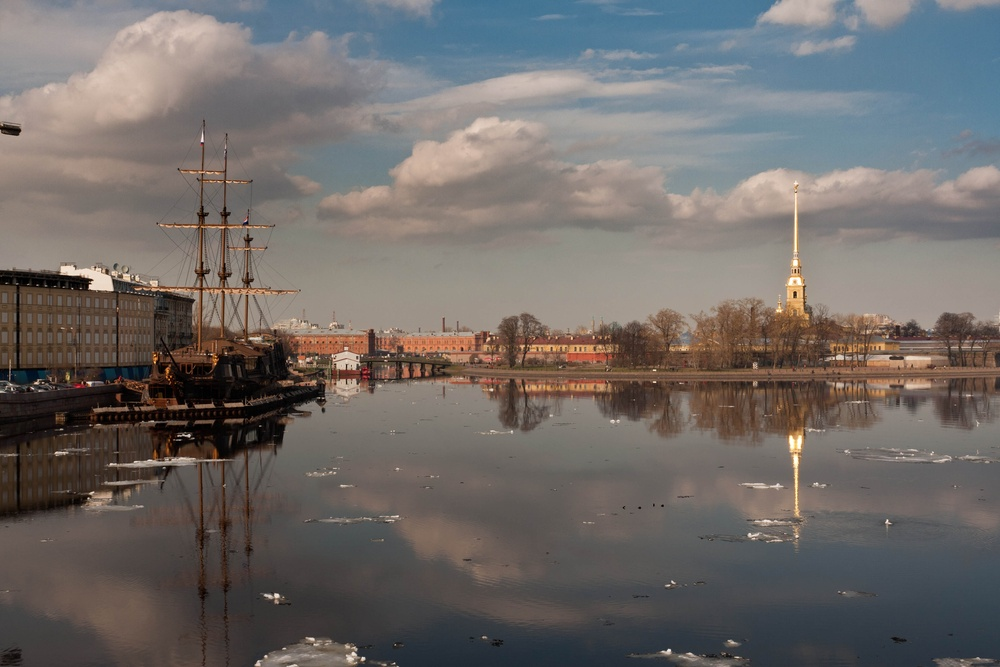
#> input picture data/boat1.jpg, 1000 x 667 px, shrunk from 3888 x 2592 before the run; its folder holds 3 pictures in this run
$ python sift_pipeline.py
#> lines starting #> are read from the running program, lines starting #| are printed output that depends on the picture
import cv2
import os
import time
import numpy as np
import pandas as pd

DATA_DIR = "data"
OUT_PANO = "results/panoramas"
OUT_METRICS = "results/metrics"

os.makedirs(OUT_PANO, exist_ok=True)
os.makedirs(OUT_METRICS, exist_ok=True)

def load_images():
    imgs = []
    for f in sorted(os.listdir(DATA_DIR)):
        if f.lower().endswith((".jpg", ".png")):
            img = cv2.imread(os.path.join(DATA_DIR, f))
#> img is the input picture: shape (667, 1000, 3); mean B, G, R 104, 106.6, 111.8
            if img is not None:
                imgs.append((f, img))
    return imgs

def build_panorama(img1, img2, kp1, kp2, matches):
    if len(matches) < 4:
        return None

    src = np.float32([kp1[m.queryIdx].pt for m in matches]).reshape(-1,1,2)
    dst = np.float32([kp2[m.trainIdx].pt for m in matches]).reshape(-1,1,2)

    H, _ = cv2.findHomography(src, dst, cv2.RANSAC, 5.0)
    if H is None:
        return None

    h1, w1 = img1.shape[:2]
    h2, w2 = img2.shape[:2]

    pano = cv2.warpPerspective(img1, H, (w1 + w2, max(h1, h2)))
    pano[0:h2, 0:w2] = img2
    return pano

def main():
    sift = cv2.SIFT_create()
    matcher = cv2.BFMatcher(cv2.NORM_L2)

    images = load_images()
#> images = 3 items
    metrics = []

    for i in range(len(images)-1):
        name1, img1 = images[i]
        name2, img2 = images[i+1]

        t0 = time.time()
        kp1, des1 = sift.detectAndCompute(img1, None)
        kp2, des2 = sift.detectAndCompute(img2, None)
        t = time.time() - t0

        if des1 is None or des2 is None:
            continue

        matches = matcher.knnMatch(des1, des2, k=2)
        good = [m for m,n in matches if m.distance < 0.75*n.distance]

        pano = build_panorama(img1, img2, kp1, kp2, good)
        if pano is not None:
            cv2.imwrite(f"{OUT_PANO}/SIFT_{name1}_{name2}.jpg", pano)

        metrics.append({
            "algorithm": "SIFT",
            "pair": f"{name1}-{name2}",
            "kp1": len(kp1),
            "kp2": len(kp2),
            "good_matches": len(good),
            "time": t
        })
#> this loop made 2 passes
#> (name1, name2, matches, good, h1 in build_panorama, w1 in build_panorama, h2 in build_panorama, w2 in build_panorama) on passes 1 to 2: ('boat1.jpg', 'boat2.jpg', 1818 matches, 554 matches, 667, 1000, 667, 1000), ('boat2.jpg', 'boat3.jpg', 1294 matches, 456 matches, 667, 1000, 667, 1000)
#> pass 1, in build_panorama, `pano = cv2.warpPerspective(img1, H, (w1 + w2, max(h1, h2)))`:
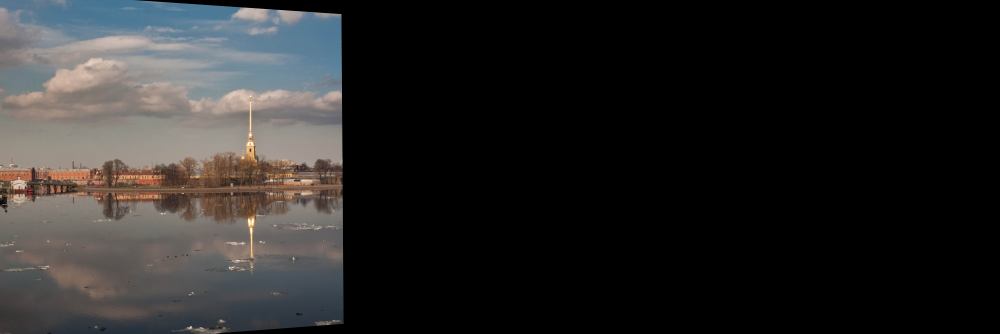
#> pano: shape (667, 2000, 3) (shown at 1/2 size); mean B, G, R 37.8, 38.3, 39.3
#> pass 1, in main, `pano = build_panorama(img1, img2, kp1, kp2, good)`:
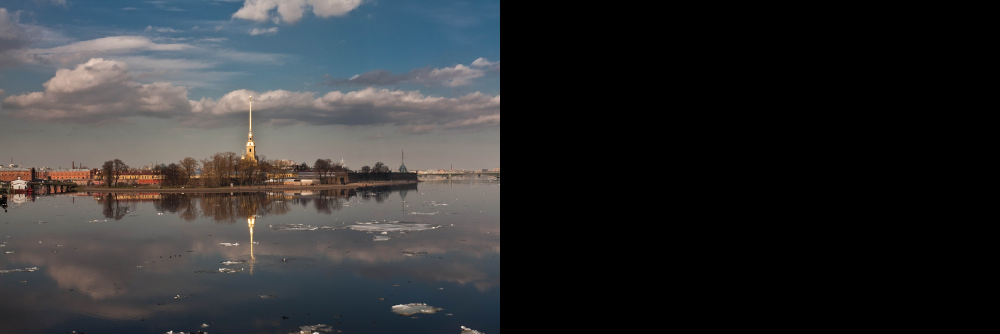
#> pano: shape (667, 2000, 3) (shown at 1/2 size); mean B, G, R 50.5, 49, 48.2
#> pass 2, in build_panorama (call 2), `pano = cv2.warpPerspective(img1, H, (w1 + w2, max(h1, h2)))`:
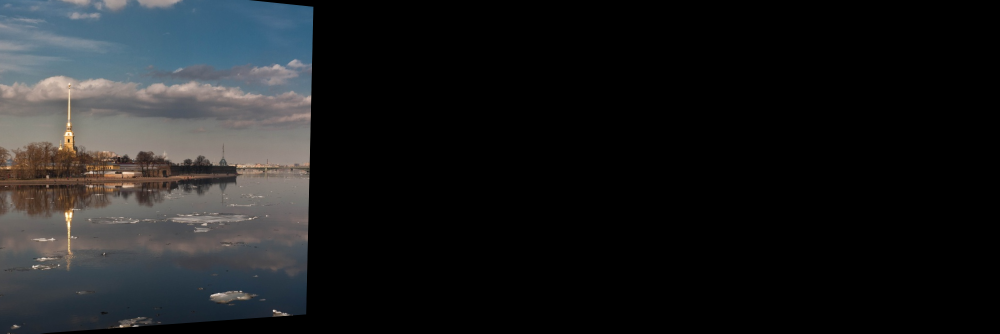
#> pano: shape (667, 2000, 3) (shown at 1/2 size); mean B, G, R 30.7, 29.6, 28.3
#> pass 2, in main, `pano = build_panorama(img1, img2, kp1, kp2, good)`:
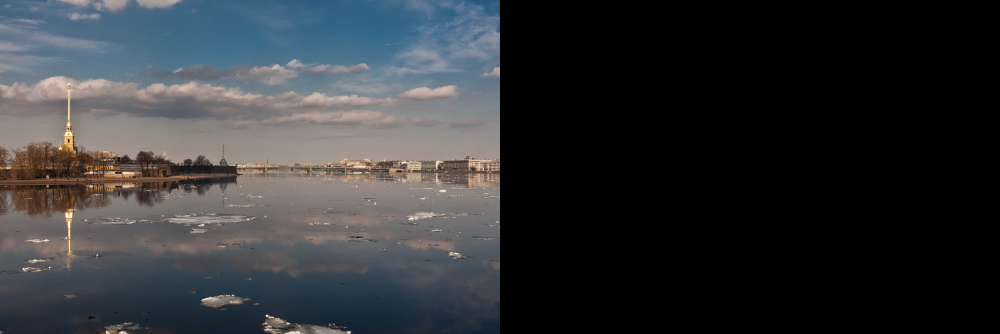
#> pano: shape (667, 2000, 3) (shown at 1/2 size); mean B, G, R 54.7, 52, 49.7
#> after the loop, metrics = 2 items

    pd.DataFrame(metrics).to_csv(f"{OUT_METRICS}/sift_metrics.csv", index=False)
    print("SIFT: готово")

if __name__ == "__main__":
    main()
